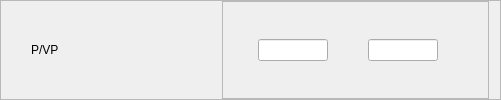
              <widget class="QFrame" name="fPVP">
               <property name="frameShape">
                <enum>QFrame::StyledPanel</enum>
               </property>
               <property name="frameShadow">
                <enum>QFrame::Raised</enum>
               </property>
               <layout class="QHBoxLayout" name="horizontalLayout_62">
                <property name="leftMargin">
                 <number>30</number>
                </property>
                <property name="topMargin">
                 <number>0</number>
                </property>
                <property name="bottomMargin">
                 <number>0</number>
                </property>
                <item>
                 <widget class="QLabel" name="label_43">
                  <property name="minimumSize">
                   <size>
                    <width>185</width>
                    <height>0</height>
                   </size>
                  </property>
                  <property name="maximumSize">
                   <size>
                    <width>185</width>
                    <height>150</height>
                   </size>
                  </property>
                  <property name="styleSheet">
                   <string notr="true">font: 14pt &quot;Segoe UI&quot;;</string>
                  </property>
                  <property name="text">
                   <string>P/VP</string>
                  </property>
                  <property name="alignment">
                   <set>Qt::AlignLeading|Qt::AlignLeft|Qt::AlignVCenter</set>
                  </property>
                 </widget>
                </item>
                <item>
                 <widget class="QFrame" name="frame_32">
                  <property name="frameShape">
                   <enum>QFrame::StyledPanel</enum>
                  </property>
                  <property name="frameShadow">
                   <enum>QFrame::Raised</enum>
                  </property>
                  <layout class="QHBoxLayout" name="horizontalLayout_63">
                   <property name="spacing">
                    <number>0</number>
                   </property>
                   <property name="leftMargin">
                    <number>35</number>
                   </property>
                   <property name="topMargin">
                    <number>0</number>
                   </property>
                   <property name="rightMargin">
                    <number>50</number>
                   </property>
                   <property name="bottomMargin">
                    <number>0</number>
                   </property>
                   <item>
                    <widget class="QLineEdit" name="lineEdit_75">
                     <property name="maximumSize">
                      <size>
                       <width>70</width>
                       <height>16777215</height>
                      </size>
                     </property>
                    </widget>
                   </item>
                   <item>
                    <spacer name="horizontalSpacer_30">
                     <property name="orientation">
                      <enum>Qt::Horizontal</enum>
                     </property>
                     <property name="sizeType">
                      <enum>QSizePolicy::Expanding</enum>
                     </property>
                     <property name="sizeHint" stdset="0">
                      <size>
                       <width>40</width>
                       <height>20</height>
                      </size>
                     </property>
                    </spacer>
                   </item>
                   <item>
                    <widget class="QLineEdit" name="lineEdit_76">
                     <property name="maximumSize">
                      <size>
                       <width>70</width>
                       <height>16777215</height>
                      </size>
                     </property>
                    </widget>
                   </item>
                  </layout>
                 </widget>
                </item>
               </layout>
              </widget>
